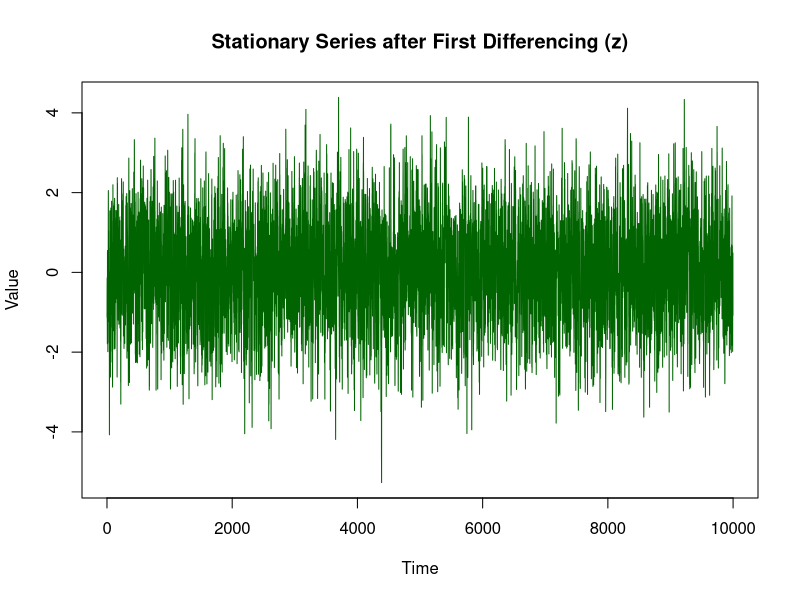

The R source for this figure:
raw_data <- read.csv("TS10000.csv")
y <- raw_data[[1]]

# Difference the series to make it stationary
z <- diff(y)

# Visual check for stationarity
plot(z, type = "l", col = "darkgreen", 
     main = "Stationary Series after First Differencing (z)",
     xlab = "Time", ylab = "Value")

# Parameter Estimation for ARMA(p=2, q=3)
p_order <- 2
q_order <- 3

# Fit the ARMA(2, 3) model on the differenced, stationary data
fitted_model <- arima(z, order = c(p_order, 0, q_order))

# Display Results (Estimating the p + q = 5 parameters)
cat("\n================ ARMA(2,3) ESTIMATION RESULTS ================\n")
print(fitted_model)

# Extract individual parameter estimates
ar_coefs <- fitted_model$coef[paste0("ar", 1:p_order)]
ma_coefs <- fitted_model$coef[paste0("ma", 1:q_order)]

cat("\nEstimated AR Parameters (phi_1, phi_2)    :", round(ar_coefs, 4), "\n")
cat("Estimated MA Parameters (theta_1..theta_3):", round(ma_coefs, 4), "\n")
